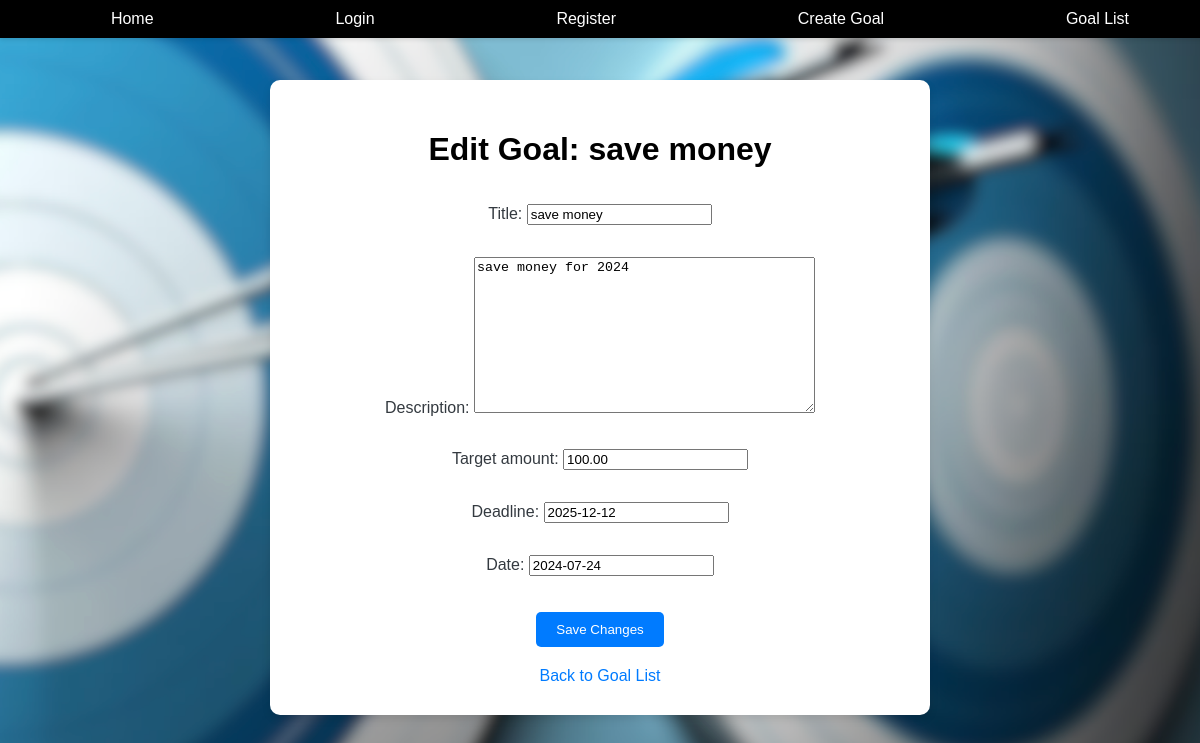
/Goals/goal-edit/1/ (signed in), run on the app's committed database.
### Test/Goals/models.py (models this page shows, shortened)
class Goal(models.Model):
    title = models.CharField(max_length=200)
    description = models.TextField()
    target_amount = models.DecimalField(max_digits=10, decimal_places=2)
    deadline = models.DateField()
    date = models.DateField(default=date.today)
    user = models.ForeignKey(User, on_delete=models.CASCADE)

### Test/Goals/views.py (the view)
# urls.py: path('goal-edit/<int:goal_id>/', views.edit_goal, name='edit_goal'),
@login_required
def edit_goal(request, goal_id):
    goal = get_object_or_404(Goal, id=goal_id, user=request.user)
    if request.method == 'POST':
        form = GoalForm(request.POST, instance=goal)
        if form.is_valid():
            form.save()
            return redirect('Goals:goal_list')
    else:
        form = GoalForm(instance=goal)
    return render(request, 'goals/edit_goal.html', {'form': form, 'goal': goal})

### Test/Goals/forms.py
class GoalForm(forms.ModelForm):
    class Meta:
        model = Goal
        fields = ['title', 'description', 'target_amount', 'deadline', 'date']  # Include date field

### Test/Goals/templates/goals/edit_goal.html (shortened to what this page needs)
<!DOCTYPE html>
<html lang="en">
<head>
    {% load static %}
</head>
<body>
    <div class="top-bar">
        <a href="{% url 'index' %}">Home</a>
        <a href="{% url 'Users:login' %}">Login</a>
        <a href="{% url 'Users:register' %}">Register</a>
        <a href="{% url 'Goals:create_goal' %}">Create Goal</a>
        <a href="{% url 'Goals:goal_list' %}">Goal List</a>
    </div>
    <div class="container">
        <h1>Edit Goal: {{ goal.title }}</h1>
        <form method="post" action="{% url 'Goals:edit_goal' goal.id %}">
            {{ form.as_p }}
            <button type="submit">Save Changes</button>
        </form>
        <a href="{% url 'Goals:goal_list' %}">Back to Goal List</a>
    </div>
</body>
</html>

### data on the page
Goal: title "save money", description "save money for 2024", target_amount "100.00", deadline "2025-12-12", date "2024-07-24"
